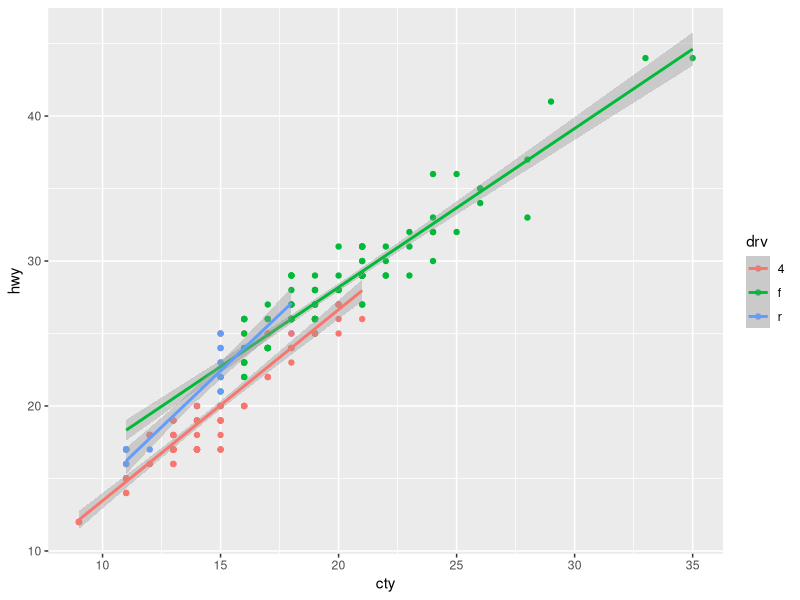
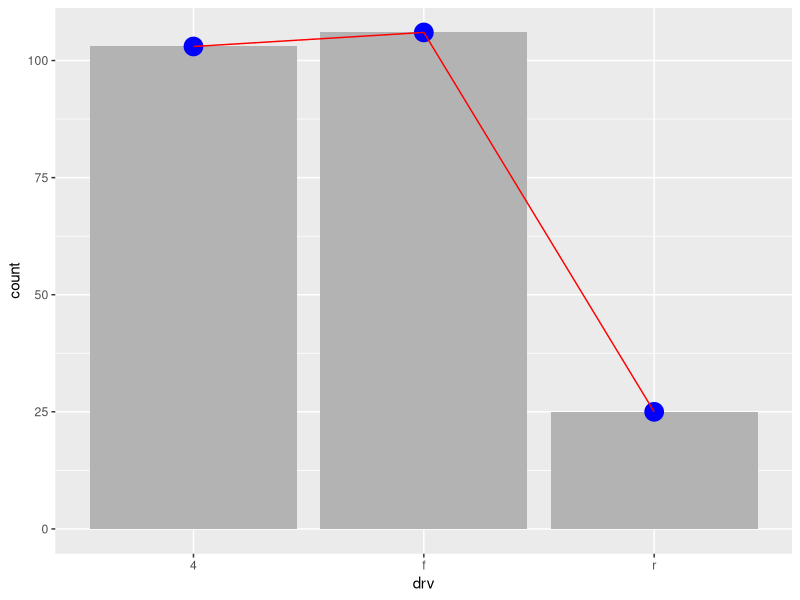
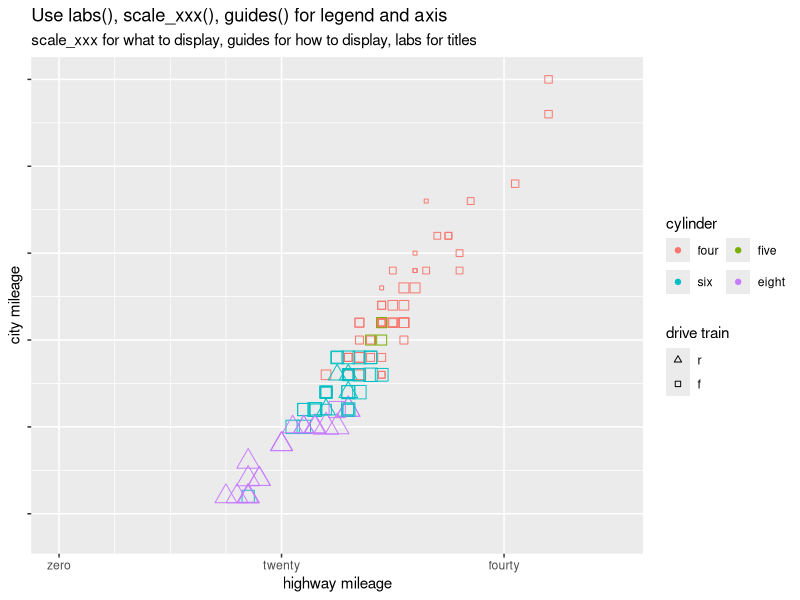
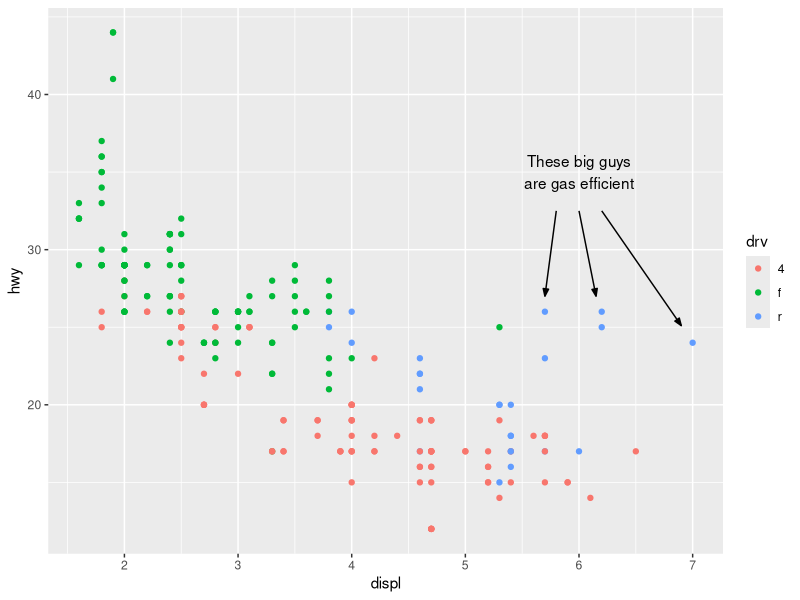
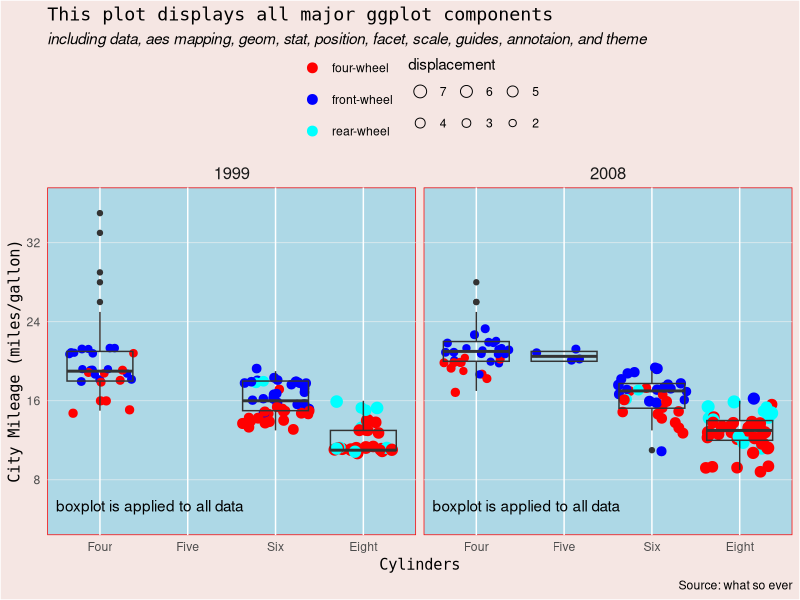

The R script that drew these images, in order:
## ---- chunk 1
library(knitr)
opts_chunk$set(message = FALSE, warning = FALSE)
## ---- chunk 2
library(ggplot2)
ggplot(mpg, aes(cty, hwy, color = drv)) +
    geom_point() +
    stat_smooth(method = "lm")
## ---- chunk 3
ggplot(mpg, aes(drv)) +
    stat_count(geom = "bar", fill = "grey70") +
    stat_count(geom = "point", size = 6, color = "blue") +
    stat_count(geom = "line", aes(group = 1), color = "red")
## ---- chunk 4
ggplot(mpg, aes(hwy, cty, color = factor(cyl), shape = drv)) +
    geom_point(aes(size = displ)) +
    # what to display
    scale_x_continuous(limits = c(0, 50),
                       breaks = c(0, 20, 40),
                       labels = c("zero", "twenty", "fourty"), 
                       minor_breaks = c(5, 10, 15)) +
    scale_y_continuous(labels = NULL) +   # remove labels with NULL
    scale_color_discrete(breaks = c(4, 5, 6, 8), 
                         labels = c("four", "five", "six", "eight")) + # asign colors by default
                                    
    scale_shape_manual(limits = c("f", "r"),      # manually select shape
                       values = c(f = 0, r = 2)) +
    # how to display
    guides(
        size = "none",  # hide size
        color = guide_legend(direction = "horizontal",
                             title.position = "top",
                             nrow = 2,
                             byrow = TRUE,  # arrange row by row, default is by column
                             order = 1),    # first legend to show
        shape = guide_legend(direction = "vertical",
                             reverse = TRUE)  # reverse order of legend keys
    ) +
    # what's your name
    labs(title = "Use labs(), scale_xxx(), guides() for legend and axis",
         subtitle = "scale_xxx for what to display, guides for how to display, labs for titles",
         x = "highway mileage",
         y = "city mileage", 
         color = "cylinder", 
         shape = "drive train", 
         size = "haha you cannot see me") 

## ---- chunk 5
ggplot(mpg, aes(displ, hwy, color = drv)) +
    geom_point() +
    annotate("text", x = 6, y = 35, label = "These big guys\nare gas efficient") +
    annotate("segment", x = c(5.8, 6, 6.2), y = 32.5, 
             xend = c(5.7, 6.15, 6.9), yend = c(27, 27, 25.1),
             arrow = arrow(angle = 20, length = unit(2, "mm"), type = "closed"))
## ---- chunk 6
ggplot(mpg, aes(factor(cyl), cty)) +
    # leave color and size in geom_point() so that stat_boxplot works on all data
    geom_point(aes(color = drv, size = displ), position = "jitter") +
    stat_boxplot(fill = NA) + 
    facet_wrap(~year) +

    # === take care axis and legend ===
    
    # determine what values and labels to display
    scale_x_discrete(breaks = c(4, 5, 6, 8),
                     labels = c("Four", "Five", "Six", "Eight")) +
    scale_y_continuous(limits = c(4, 36),
                       breaks = 1:4 * 8) +
    scale_color_manual(breaks = c("4", "f", "r"),
                       values = c("4" = "red", "f" = "blue", "r" = "cyan"),
                       labels = c("four-wheel", "front-wheel", "rear-wheel")) +
    scale_size_area(limits = c(2, 7),
                          max_size = 4) +
    
    # make arrangement for each legend
    guides(
        size = guide_legend(
            title.position = "top",
            nrow = 2,
            byrow = TRUE,
            override.aes = list(shape = 1),
            reverse = TRUE
        ),
        color = guide_legend(
            order = 1,
            nrow = 3,
            override.aes = list(size = 3)
        )
    ) +
    
    # using labs() for all of the titles and labels in one place
    labs(title = "This plot displays all major ggplot components",
         subtitle = "including data, aes mapping, geom, stat, position, facet, scale, guides, annotaion, and theme",
         caption = "Source: what so ever",
         x = "Cylinders",
         y = "City Mileage (miles/gallon)",
         color = NULL,
         size = "displacement") +
    
    # === provide extra information ===
    
    # annotate extra geoms mannually. Play with geom_text() if want to label in
    # a specific facet panel
    annotate("text", x = 0.5, y = 6, label = "boxplot is applied to all data", 
             hjust = 0, vjust = 1) +
    
    # === use theme() to make it beautiful ===
    
    theme(plot.background = element_rect(fill = "#F5E6E3"),
          plot.title = element_text(family = "monospace"),
          plot.subtitle = element_text(face = "italic"),
          panel.background = element_rect(fill = "lightblue", color = "red"),
          panel.grid.major.y = element_line(color = "grey95", size = 0.2),
          panel.grid.minor.y = element_blank(),
          axis.ticks = element_blank(),
          axis.title = element_text(family = "monospace"),
          legend.position = "top",
          legend.key = element_blank(),
          legend.margin = margin(0, 0, 0, 0),
          legend.background = element_blank(),
          strip.background = element_blank(),
          strip.text = element_text(size = 12))
